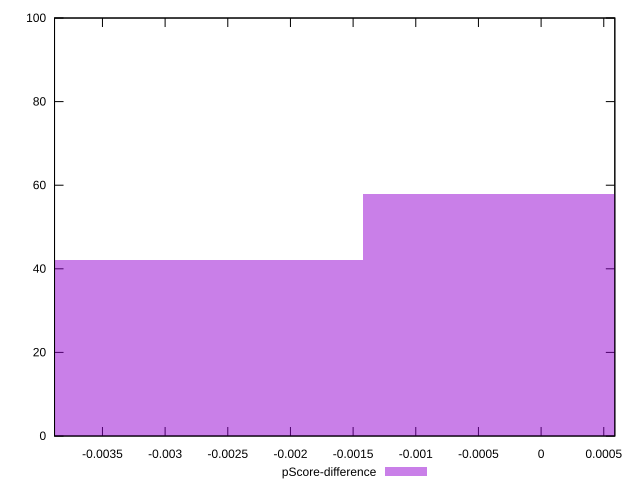

Write gnuplot code to recreate this figure.
reset

$pScoreDifference <<EOF
0 58
-0.0028440930544922057 42
EOF

set key outside below
set boxwidth 0.0028440930544922057
set xrange [-0.0038823529411765034:0.0005882352941176117]
set yrange [0:100]
set trange [0:100]
set style fill transparent solid 0.5 noborder
set terminal svg size 640, 490 enhanced background rgb 'white'
set output "reports/report_00033_2021-03-01T14-23-16.841Z/render-blocking-resources/samples/astro-inner/pScore-difference/histogram.svg"

plot $pScoreDifference title "pScore-difference" with boxes

reset
